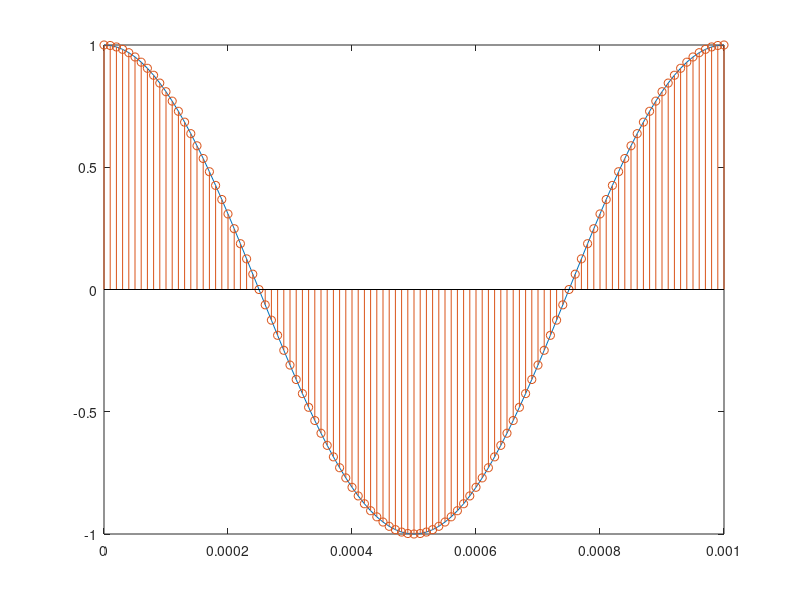

Source code (MATLAB):
clc;clear;
f = 1e3; % Frecuencia de senal
Tp=1/f;
Fs =100*f; % Frecuencia de muestreo

n =0:1/Fs:1*(1/f); % Tiempo de observacion 
s=cos(2*pi*f*n); % Senal digitalizada  

plot(n,s)
hold on
stem(n,s)
hold off